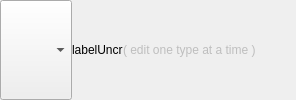
        <widget class="QFrame" name="frameUncrModifier">
         <property name="frameShape">
          <enum>QFrame::NoFrame</enum>
         </property>
         <property name="frameShadow">
          <enum>QFrame::Raised</enum>
         </property>
         <layout class="QHBoxLayout" name="horizontalLayout_17">
          <property name="spacing">
           <number>0</number>
          </property>
          <property name="leftMargin">
           <number>0</number>
          </property>
          <property name="topMargin">
           <number>0</number>
          </property>
          <property name="rightMargin">
           <number>0</number>
          </property>
          <property name="bottomMargin">
           <number>0</number>
          </property>
          <item>
           <widget class="QComboBox" name="comboUncrModifier">
            <property name="sizePolicy">
             <sizepolicy hsizetype="Preferred" vsizetype="Preferred">
              <horstretch>0</horstretch>
              <verstretch>0</verstretch>
             </sizepolicy>
            </property>
            <property name="font">
             <font>
              <family>Courier 10 Pitch</family>
             </font>
            </property>
            <property name="sizeAdjustPolicy">
             <enum>QComboBox::AdjustToContents</enum>
            </property>
           </widget>
          </item>
          <item>
           <widget class="QLabel" name="labelUncrValues">
            <property name="text">
             <string>labelUncr</string>
            </property>
            <property name="textFormat">
             <enum>Qt::RichText</enum>
            </property>
           </widget>
          </item>
          <item>
           <widget class="QLabel" name="labelUncrComments">
            <property name="enabled">
             <bool>false</bool>
            </property>
            <property name="text">
             <string>( edit one type at a time )</string>
            </property>
           </widget>
          </item>
          <item>
           <spacer name="horizontalSpacer_6">
            <property name="orientation">
             <enum>Qt::Horizontal</enum>
            </property>
            <property name="sizeHint" stdset="0">
             <size>
              <width>40</width>
              <height>20</height>
             </size>
            </property>
           </spacer>
          </item>
         </layout>
        </widget>
